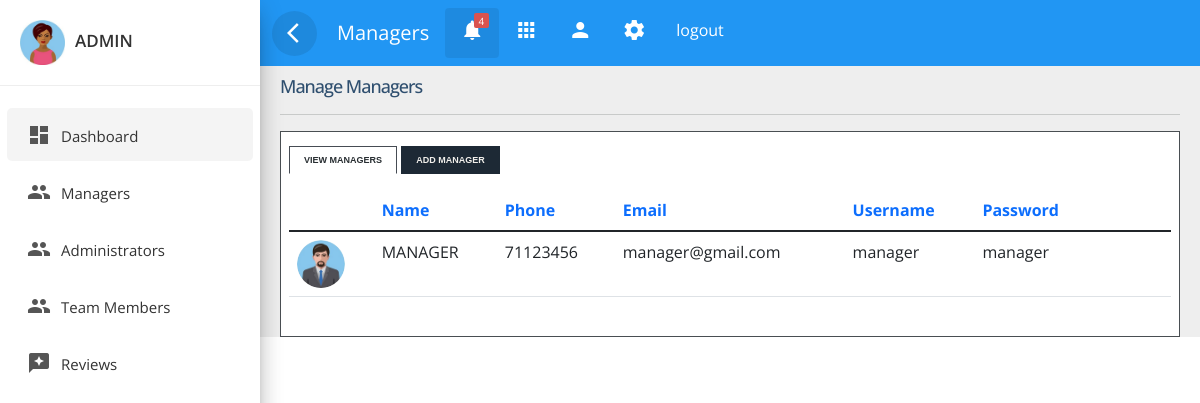
/admin_panel/admin/admin_managers.php (signed in), run on the app's committed database.
### tables this page shows
CREATE TABLE `manager` (
  `manager_id` int(11) NOT NULL,
  `manager_name` varchar(30) NOT NULL,
  `manager_phone` varchar(30) NOT NULL,
  `manager_email` varchar(30) NOT NULL,
  `manager_image` varchar(100) NOT NULL,
  `manager_username` varchar(30) NOT NULL,
  `manager_password` varchar(30) NOT NULL
);

### admin_panel/admin/admin_managers.php (the view, shortened to what this page needs)
<!doctype html>
<html lang="en">
<head>
	<link rel="stylesheet" href="../../plugins/bootstrap-5.1.3/css/bootstrap.min.css">
    <link rel="stylesheet" href="../css/custom.css">
	<link rel="stylesheet" href="../css/sidebar.css">
	<link rel="stylesheet" href="../css/top_navbar.css">
	<link rel="stylesheet" href="../css/tabbed_box.css">
</head>
<body>
<?php
include_once('../../includes/db_connect.php');
?>
<div class="wrapper">
        <?php
		include('../includes/admin_sidebar.php'); ?>
        <div id="content">
        <?php
			include('../includes/top_navbar.php'); ?>
			<div class="main-content">
				<div id="tabbed_box" class="tabbed_box">
					<h4>Manage Managers</h4>
					<hr />
					<div class="tabbed_area">
						<ul class="tabs">
							<li><a href="javascript:tabSwitch('tab_1', 'content_1');" id="tab_1" class="active">View Managers</a></li>
							<li><a href="javascript:tabSwitch('tab_2', 'content_2');" id="tab_2">Add Manager</a></li>
						</ul>
						<div id="content_1" class="content">
							<div class="row ">
								<div class="col-lg-12 col-md-12">
									<div class="card">
										<div class="card-content table-responsive">
											<table class="table table-hover">
												<thead class="text-primary">
													<tr>
														<th></th>
														<th>Name</th>
														<th>Phone </th>
														<th>Email </th>
														<th>Username </th>
														<th>Password </th>
														<th></th>
														<th></th>
													</tr>
												</thead>
												<tbody>
													<?php
														$result = mysqli_query($conn,"SELECT * FROM manager");
														while ($row = mysqli_fetch_assoc($result)) { ?>
															<tr>
																<td><img src="../../images/managers/<?php echo $row['manager_image']; ?>" class="round_img"  id="image_<?php echo $row['manager_id'] ?>" /></td>
																<td id="name_<?php echo $row['manager_id'] ?>"><?php echo $row['manager_name']; ?></td>
																<td id="phone_<?php echo $row['manager_id'] ?>"><?php echo $row['manager_phone']; ?></td>
																<td id="email_<?php echo $row['manager_id'] ?>"><?php echo $row['manager_email']; ?></td>
																<td id="username_<?php echo $row['manager_id'] ?>"><?php echo $row['manager_username']; ?></td>
																<td id="password_<?php echo $row['manager_id'] ?>"><?php echo $row['manager_password']; ?></td>
																<td>
																	<button class="update_manager" id="<?php echo $row['manager_id'] ?>">
																	</button>
																</td>
																<td>
																	<button class="delete_manager" id="<?php echo $row['manager_id'] ?>">
																	</button>
																</td>
														<?php } ?>
												</tbody>
											</table>
										</div>
									</div>
								</div>
							</div>
						</div>
					</div>
				</div>
			</div>
		</div>
</div>
</body>
</html>

### admin_panel/css/custom.css (style rules this page uses)
:root { --green: #27ae60; --light-green: rgb(106, 230, 106); --black: #192a56; --orange: #ffb674; --dark-orange: #fc8d67; --light-orange: #fec5b1; --green2: #369583; --purple: #8c74ff; --blue: #74bdff; --light-blue: #74e7ff; --light-pink: #ffb3e4; --brown: #564519; --pink: #ff7497; --light-color: #666; --box-shadow: 0 0.5rem 1.5rem rgba(0, 0, 0, 0.1); }
body, html { font-family: 'Roboto', sans-serif; color: #555e58; font-weight: 400; margin:0px; padding:0px; }
button { border:none; outline:none; background-color:transparent; }
a { color: #333; font-weight: 400; }
button { cursor:pointer; }
ul, ol { padding: 0; margin:0px; list-style: none; }
a, a:hover, a:focus { color: #333; text-decoration: none; transition: all 0.3s; }
.wrapper { position: relative; width:100%; overflow:auto; }
.round_img { width:3em; height:3em; border-radius: 50%; object-fit: cover; }
@media only screen and (min-width:992px) { #content { width: calc(100% - 260px); position: relative; float: right; transition: all 0.3s; background-color: #EEEEEE; } }

### admin_panel/css/top_navbar.css (style rules this page uses)
#content { position: relative; transition: all 0.3s; background-color: #EEEEEE; }
.main-content { padding:10px 20px 0px 20px; position: relative; width: 100%; }

### admin_panel/css/tabbed_box.css (style rules this page uses)
html * { font-family: "Open Sans", sans-serif; }
.card { margin: 10px 0; }
.card { border-radius: 0px!important; }
.card { display: inline-block; position: relative; border:none!important; width: 100%; margin:15px 0; border-radius: 6px; color: rgba(0,0,0, 0.87); background: #fff; }
#tabbed_box { margin: 0px auto 0px 0px; }
.tabbed_box h4 { font-size: 18px; color: #2f4f6f; letter-spacing: -1px; margin-bottom: 10px; }
.tabbed_area { border: 1px solid #494e52; background-color: #fff; padding: 8px; }
ul.tabs { margin: 0px; padding: 0px; margin-top: 5px; margin-bottom: 6px; }
ul.tabs li { list-style: none; display: inline; }
ul.tabs li a { background-color: #1d2935; color: #f1efeb; padding: 8px 14px 8px 14px; text-decoration: none; font-size: 9px; font-family: Verdana, Arial, Helvetica, sans-serif; font-weight: bold; text-transform: uppercase; border: 1px solid #1d2935; }
ul.tabs li a.active { background-color: #ffffff; color: #282e32; border: 1px solid #464c54; border-bottom: 1px solid #ffffff; }
.content { background-color: #ffffff; }

### data on the page
manager: manager_image (picture), manager_name "MANAGER", manager_phone "71123456", manager_email "manager@gmail.com", manager_username "manager", manager_password "manager"

### other printed values
$_SESSION['admin_username'] "ADMIN"
$section "Managers"
